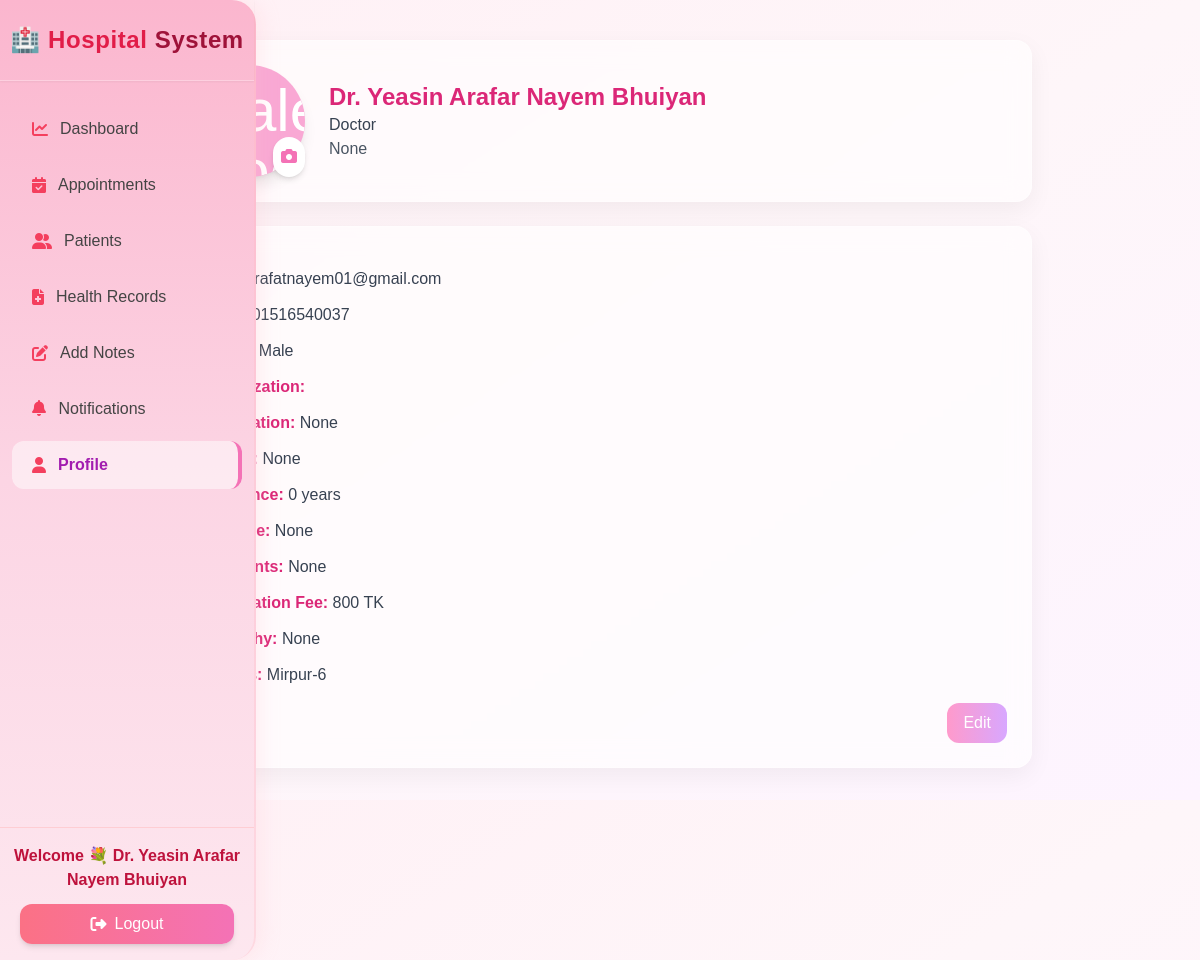
Screenshot of /doctors/profile/ (signed in) with the database file from the repository.
### accounts/models.py (models this page shows, shortened)
class UserProfile(models.Model):
    USER_TYPE_CHOICES = (('patient', 'Patient'), ('doctor', 'Doctor'))
    username = models.CharField(max_length=150, unique=True)
    current_role = models.CharField(max_length=20, choices=[("doctor","Doctor"),("patient","Patient")], default="patient")
    email = models.EmailField(unique=True)
    name = models.CharField(max_length=255)
    password = models.CharField(max_length=256)
    user_type = models.CharField(max_length=10, choices=USER_TYPE_CHOICES)
    phone = models.CharField(max_length=15, blank=True, null=True)
    age = models.IntegerField(blank=True, null=True)
    address = models.TextField(blank=True, null=True)
    specialization = models.CharField(max_length=100, blank=True, null=True)
    license = models.CharField(max_length=50, blank=True, null=True)
    gender = models.CharField(max_length=10, blank=True, null=True)
    blood_group = models.CharField(max_length=3, blank=True, null=True)
    bio = models.TextField(blank=True, null=True)
    profile_pic = models.ImageField(upload_to="profiles/", blank=True, null=True)
    created_at = models.DateTimeField(auto_now_add=True)
    visit_fee = models.CharField(max_length=50, blank=True, null=True)
    objects = UserManager()

### doctors/models.py (models this page shows, shortened)
class DoctorProfile(models.Model):
    gender = models.CharField(
    max_length=10,
    choices=[("Male", "Male"), ("Female", "Female"), ("Other", "Other")],
    blank=True,
    null=True
    )
    user = models.OneToOneField(UserProfile, on_delete=models.CASCADE)
    specialization = models.CharField(max_length=500, blank=True, null=True)
    highest_qualification = models.CharField(max_length=500, blank=True, null=True)
    license = models.CharField(max_length=100, blank=True, null=True)
    experience_years = models.PositiveIntegerField(default=0)
    expertise_areas = models.TextField(blank=True, null=True)
    specialized_treatments = models.TextField(blank=True, null=True)
    biography = models.TextField(blank=True, null=True)
    profile_pic = models.ImageField(upload_to="doctor_profiles/", blank=True, null=True)
    address = models.CharField(max_length=255, blank=True, null=True)
    visit_fee = models.CharField(max_length=50, blank=True, null=True)

### doctors/views.py (the view)
    def wrapper(request, *args, **kwargs):
        user = get_session_user(request)
        if not user:
            messages.warning(request, "Please login as a doctor first 🩺")
            return redirect("LogInSignUppage")
        return func(request, *args, **kwargs)

### doctors/context_processors.py (called while the page is built)
def doctor_context(request):
    user_id = request.session.get("user_id")
    if not user_id:
        return {}
    try:
        doctor = UserProfile.objects.get(id=user_id, user_type="doctor")
        return {"doctor": doctor}
    except UserProfile.DoesNotExist:
        return {}

### doctors/views.py (called while the page is built, shortened)
def get_session_user(request):
    user_id = request.session.get("user_id")
    if not user_id:
        return None
    try:
        return UserProfile.objects.get(id=user_id, user_type="doctor")
    except UserProfile.DoesNotExist:
        return None

def login_required_view(func):
    def wrapper(request, *args, **kwargs):
        user = get_session_user(request)
        if not user:
            messages.warning(request, "Please login as a doctor first 🩺")
            return redirect("LogInSignUppage")
        return func(request, *args, **kwargs)
    return wrapper

@login_required_view
def doctor_profile(request):
    doctor = get_session_user(request)
    if not doctor:
        return redirect("LogInSignUppage")
    profile, _ = DoctorProfile.objects.get_or_create(user=doctor)
    context = {
        "doctor": doctor,
        "profile": profile,
        "genders": ["Male", "Female", "Other"],
    }
    return render(request, "doctor_profile.html", context)

### patients/context_processors.py (called while the page is built)
def patient_context(request):
    user_id = request.session.get("user_id")
    if not user_id:
        return {}
    try:
        patient = UserProfile.objects.get(id=user_id, user_type="patient")
        return {"patient": patient}
    except UserProfile.DoesNotExist:
        return {}

### doctors/templates/doctor_profile.html (shortened to what this page needs)
{% load static %}
<!DOCTYPE html>
<html lang="en">
<head>
<script src="https://cdn.tailwindcss.com"></script>
<link rel="stylesheet" href="https://cdnjs.cloudflare.com/ajax/libs/font-awesome/6.4.2/css/all.min.css"/>
</head>
<body>
{% include "doctor_sidebar.html" %}
<div class="max-w-4xl mx-auto mt-10 space-y-6 px-4">
  <div class="card rounded-2xl p-6 flex flex-col sm:flex-row items-center sm:space-x-6 space-y-4 sm:space-y-0 transition transform hover:scale-105 relative">
    <div class="relative">
      <div id="avatarDiv" class="w-28 h-28 rounded-full bg-pink-300 flex items-center justify-center text-white text-6xl shadow-lg overflow-hidden">
        {% if profile.profile_pic %}
          <img src="{{ profile.profile_pic.url }}" alt="Profile" class="w-full h-full object-cover rounded-full">
        {% else %}
          {% if doctor.gender == "Male" %}
            <img src="https://cdn-icons-png.flaticon.com/512/8815/8815112.png" alt="Male Doctor" class="w-full h-full object-cover rounded-full">
          {% elif doctor.gender == "Female" %}
            <img src="https://cdn-icons-png.flaticon.com/512/9439/9439276.png" alt="Female Doctor" class="w-full h-full object-cover rounded-full">
          {% else %}
            <img src="https://cdn-icons-png.flaticon.com/512/17773/17773479.png" alt="Doctor Icon" class="w-full h-full object-cover rounded-full">
          {% endif %}
        {% endif %}
      </div>
      <button type="button" id="changeAvatarBtn" class="absolute bottom-0 right-0 bg-white rounded-full p-2 shadow-md hover:bg-pink-100 transition">
        <i class="fas fa-camera text-pink-400"></i>
      </button>
    </div>
    <div class="text-center sm:text-left">
      <h2 class="text-2xl font-bold text-pink-600">Dr. {{ doctor.name }}</h2>
      <p class="text-gray-700 capitalize">{{ doctor.user_type }}</p>
      <p class="text-gray-600">{{ profile.highest_qualification }}</p>
    </div>
  </div>
  <div id="infoCard" class="card rounded-2xl p-6 space-y-4 transition transform hover:scale-105">
    <form id="profileForm" method="POST" enctype="multipart/form-data" class="space-y-4">
      <div id="readView" class="space-y-3 text-gray-700">
        <p><span class="font-semibold text-pink-600">Email:</span> {{ doctor.email }}</p>
        <p><span class="font-semibold text-pink-600">Phone:</span> {{ doctor.phone }}</p>
        <p><span class="font-semibold text-pink-600">Gender:</span> {{ doctor.gender }}</p>
        <p><span class="font-semibold text-pink-600">Specialization:</span> {{ profile.specialization }}</p>
        <p><span class="font-semibold text-pink-600">Qualification:</span> {{ profile.highest_qualification }}</p>
        <p><span class="font-semibold text-pink-600">License:</span> {{ profile.license }}</p>
        <p><span class="font-semibold text-pink-600">Experience:</span> {{ profile.experience_years }} years</p>
        <p><span class="font-semibold text-pink-600">Expertise:</span> {{ profile.expertise_areas }}</p>
        <p><span class="font-semibold text-pink-600">Treatments:</span> {{ profile.specialized_treatments }}</p>
        <p><span class="font-semibold text-pink-600">Consultation Fee:</span> {{ doctor.visit_fee }} TK</p>
        <p><span class="font-semibold text-pink-600">Biography:</span> {{ profile.biography }}</p>
        <p><span class="font-semibold text-pink-600">Address:</span> {{ doctor.address }}</p>
      </div>
      <div class="flex justify-end space-x-2 mt-4">
        <button type="button" id="toggleBtn" class="btn-love px-4 py-2 rounded-xl transition">Edit</button>
      </div>
    </form>
  </div>
</div>
</body>
</html>

### doctors/templates/doctor_sidebar.html (shortened to what this page needs)
{% load static %}
<!DOCTYPE html>
<html lang="en">
<head>
  <script src="https://cdn.tailwindcss.com"></script>
  <link href="https://cdnjs.cloudflare.com/ajax/libs/font-awesome/6.5.0/css/all.min.css" rel="stylesheet">
</head>
<body class="min-h-screen">
  <aside id="sidebar"
         class="sidebar fixed top-0 left-0 h-full w-64 text-gray-700 flex flex-col justify-between shadow-2xl rounded-r-3xl transform -translate-x-full lg:translate-x-0 transition-all duration-300 z-40">
    <div class="hidden lg:block text-center font-bold text-2xl py-6 border-b border-white/30 shadow-sm tracking-wide">
      🏥 <span class="text-rose-600">Hospital</span><span class="text-rose-800"> System</span>
    </div>
    <ul class="mt-20 lg:mt-6 space-y-2 px-3 overflow-y-auto">
      <li>
        <a href="{% url 'doctor_dashboard' %}"
           class="flex items-center gap-3 px-5 py-3 rounded-xl nav-item {% if request.resolver_match.url_name == 'doctor_dashboard' %}active-link{% endif %}">
          <i class="fa-solid fa-chart-line text-rose-500"></i> Dashboard
        </a>
      </li>
      <li>
        <a href="{% url 'doctor_appointments' %}"
           class="flex items-center gap-3 px-5 py-3 rounded-xl nav-item {% if request.resolver_match.url_name == 'doctor_appointments' %}active-link{% endif %}">
          <i class="fa-solid fa-calendar-check text-rose-500"></i> Appointments
        </a>
      </li>
      <li>
        <a href="{% url 'doctor_patients' %}"
           class="flex items-center gap-3 px-5 py-3 rounded-xl nav-item {% if request.resolver_match.url_name == 'doctor_patients' %}active-link{% endif %}">
          <i class="fa-solid fa-user-group text-rose-500"></i> Patients
        </a>
      </li>
      <li>
        <a href="{% url 'doctor_health_records' %}"
           class="flex items-center gap-3 px-5 py-3 rounded-xl nav-item {% if request.resolver_match.url_name == 'doctor_health_records' %}active-link{% endif %}">
          <i class="fa-solid fa-file-medical text-rose-500"></i> Health Records
        </a>
      </li>
      <li>
        <a href="{% url 'doctor_addnotes' %}"
           class="flex items-center gap-3 px-5 py-3 rounded-xl nav-item {% if request.resolver_match.url_name == 'doctor_addnotes' %}active-link{% endif %}">
          <i class="fa-solid fa-pen-to-square text-rose-500"></i> Add Notes
        </a>
      </li>
      <li>
        <a href="{% url 'doctor_notifications' %}"
           class="flex items-center gap-3 px-5 py-3 rounded-xl nav-item {% if request.resolver_match.url_name == 'doctor_notifications' %}active-link{% endif %}">
          <span><i class="fa-solid fa-bell text-rose-500 mr-2"></i> Notifications</span>
        </a>
      </li>
      <li>
        <a href="{% url 'doctor_profile' %}"
           class="flex items-center gap-3 px-5 py-3 rounded-xl nav-item {% if request.resolver_match.url_name == 'doctor_profile' %}active-link{% endif %}">
          <i class="fa-solid fa-user text-rose-500"></i> Profile
        </a>
      </li>
    </ul>
    <div class="text-center border-t border-rose-200 py-4 mt-auto">
      <p class="font-semibold text-rose-700">Welcome 💐 Dr. {{ doctor.name|default:"Lovely You" }}</p>
      <form method="POST" action="{% url 'logout' %}" class="mx-5 mt-3">
        <button type="submit" class="w-full py-2 bg-gradient-to-r from-rose-400 to-pink-400 text-white rounded-xl hover:from-rose-500 hover:to-pink-500 transition-all duration-300 shadow-md flex items-center justify-center gap-2">
          <i class="fa-solid fa-right-from-bracket"></i> Logout
        </button>
      </form>
    </div>
  </aside>
</body>
</html>

### doctors/templates/doctor_profile.html (style rules this page uses)
body { background: linear-gradient(135deg, #ffe4ec 0%, #f8e8ff 50%, #fde4f0 100%); min-height: 100vh; font-family: 'Poppins', sans-serif; }
.card { backdrop-filter: blur(12px); background: rgba(255, 255, 255, 0.6); border: 1px solid rgba(255, 255, 255, 0.3); box-shadow: 0 8px 24px rgba(0,0,0,0.05); }
.btn-love { background: linear-gradient(90deg, #ff9acb, #d8a7ff); color: white; }

### doctors/templates/doctor_sidebar.html (style rules this page uses)
body { font-family: 'Poppins', sans-serif; background: linear-gradient(to bottom right, #fff0f5, #fef6f9, #fdf4ff); }
.sidebar { background: linear-gradient(180deg, #fbb6ce 0%, #fcd5e4 50%, #fde7ef 100%); box-shadow: 4px 0 20px rgba(255, 192, 203, 0.25); border-right: 2px solid rgba(255, 182, 193, 0.3); transition: all 0.3s ease-in-out; }
.nav-item { transition: all 0.25s ease-in-out; color: #444; }
.active-link { background: rgba(255, 255, 255, 0.5); border-right: 4px solid #f472b6; color: #a21caf !important; font-weight: 600; }

### rows the page displays
UserProfile: name "Yeasin Arafar Nayem Bhuiyan", user_type "Doctor", email "arafatnayem01@gmail.com", phone "01516540037", gender "Male", visit_fee "800", address "Mirpur-6"
DoctorProfile: highest_qualification "None", license "None", experience_years "0", expertise_areas "None", specialized_treatments "None", biography "None"
